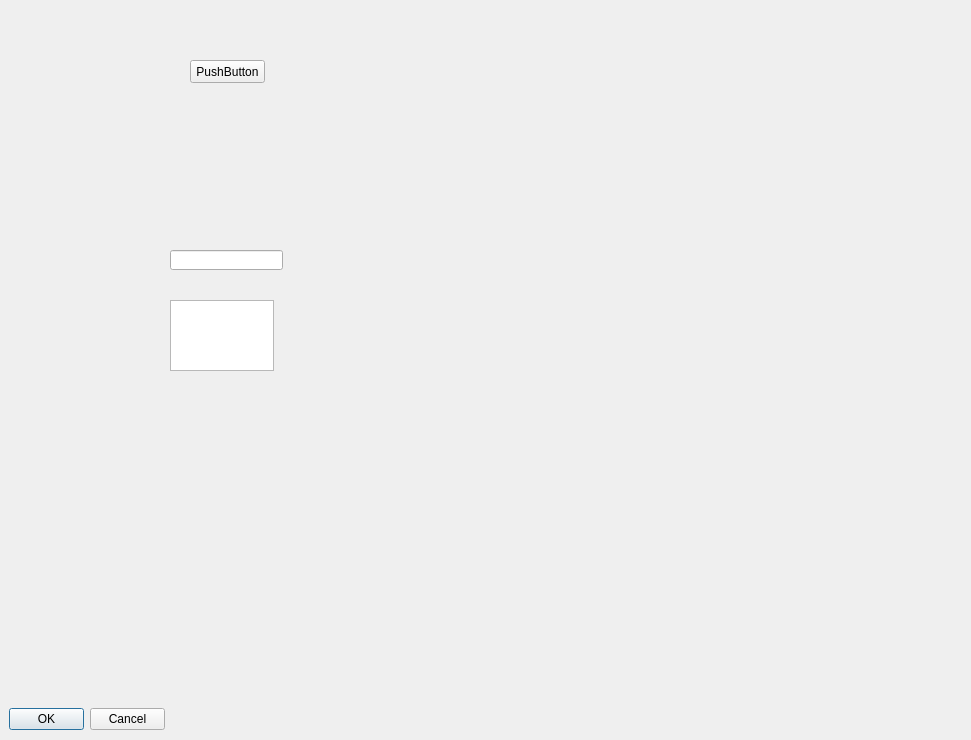
<?xml version="1.0" encoding="UTF-8"?>
<ui version="4.0">
 <class>Dialog</class>
 <widget class="QDialog" name="Dialog">
  <property name="geometry">
   <rect>
    <x>0</x>
    <y>0</y>
    <width>971</width>
    <height>740</height>
   </rect>
  </property>
  <property name="windowTitle">
   <string>Dialog</string>
  </property>
  <widget class="QDialogButtonBox" name="buttonBox">
   <property name="geometry">
    <rect>
     <x>9</x>
     <y>708</y>
     <width>156</width>
     <height>23</height>
    </rect>
   </property>
   <property name="orientation">
    <enum>Qt::Horizontal</enum>
   </property>
   <property name="standardButtons">
    <set>QDialogButtonBox::Cancel|QDialogButtonBox::Ok</set>
   </property>
  </widget>
  <widget class="QPushButton" name="pushButton">
   <property name="geometry">
    <rect>
     <x>190</x>
     <y>60</y>
     <width>75</width>
     <height>23</height>
    </rect>
   </property>
   <property name="text">
    <string>PushButton</string>
   </property>
  </widget>
  <widget class="QLineEdit" name="lineEdit">
   <property name="geometry">
    <rect>
     <x>170</x>
     <y>250</y>
     <width>113</width>
     <height>20</height>
    </rect>
   </property>
  </widget>
  <widget class="QTextEdit" name="textEdit">
   <property name="geometry">
    <rect>
     <x>170</x>
     <y>300</y>
     <width>104</width>
     <height>71</height>
    </rect>
   </property>
  </widget>
 </widget>
 <resources/>
 <connections>
  <connection>
   <sender>buttonBox</sender>
   <signal>accepted()</signal>
   <receiver>Dialog</receiver>
   <slot>accept()</slot>
   <hints>
    <hint type="sourcelabel">
     <x>164</x>
     <y>730</y>
    </hint>
    <hint type="destinationlabel">
     <x>157</x>
     <y>274</y>
    </hint>
   </hints>
  </connection>
  <connection>
   <sender>buttonBox</sender>
   <signal>rejected()</signal>
   <receiver>Dialog</receiver>
   <slot>reject()</slot>
   <hints>
    <hint type="sourcelabel">
     <x>164</x>
     <y>730</y>
    </hint>
    <hint type="destinationlabel">
     <x>286</x>
     <y>274</y>
    </hint>
   </hints>
  </connection>
  <connection>
   <sender>textEdit</sender>
   <signal>textChanged()</signal>
   <receiver>Dialog</receiver>
   <slot>accept()</slot>
   <hints>
    <hint type="sourcelabel">
     <x>229</x>
     <y>333</y>
    </hint>
    <hint type="destinationlabel">
     <x>318</x>
     <y>450</y>
    </hint>
   </hints>
  </connection>
  <connection>
   <sender>lineEdit</sender>
   <signal>textChanged(QString)</signal>
   <receiver>Dialog</receiver>
   <slot>accept()</slot>
   <hints>
    <hint type="sourcelabel">
     <x>249</x>
     <y>257</y>
    </hint>
    <hint type="destinationlabel">
     <x>365</x>
     <y>380</y>
    </hint>
   </hints>
  </connection>
 </connections>
</ui>
